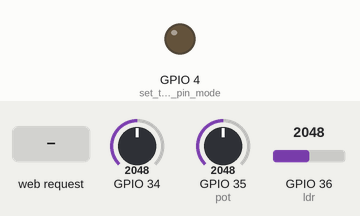
The sketch below on a simulated ESP32. Shown: output pins drawn as LEDs (lit = HIGH). The inputs (shaded band) are chosen by the test bench; at power-on: GPIO 34 = 2048, GPIO 35 (pot) = 2048, GPIO 36 (ldr) = 2048. WiFi joins after 1.5 s; servers stay silent unless stated; what the sketch prints to the serial monitor is not drawn.

Above: at 2.7 s.
2.8 s: HTTP request GET /H received
At 4.0 s:
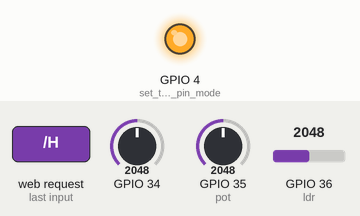
4.3 s: HTTP request GET /L received
At 5.1 s:
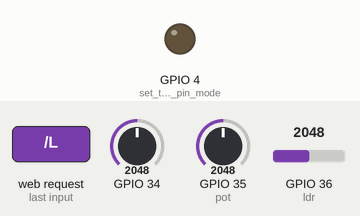
Timing chart, 0 to 7.3 s (numbered marks = the images above; inputs shaded):
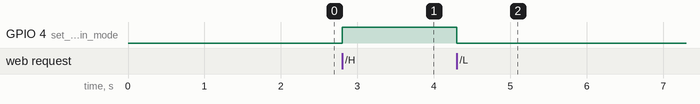

Measured:
- after the input at 2.8 s, GPIO 4 (set_the_LED_pin_mode): LOW → HIGH at once
- after the input at 4.3 s, GPIO 4 (set_the_LED_pin_mode): HIGH → LOW at once

The sketch:

ESP32SimpleWiFiServer.ino
```cpp
/*
  WiFi Web Server LED Blink

  A simple web server that lets you blink an LED via the web.
  This sketch will print the IP address of your WiFi Shield (once connected)
  to the Serial monitor. From there, you can open that address in a web browser
  to turn on and off the LED on pin 5.

  If the IP address of your shield is yourAddress:
  http://192.168.0.106/H turns the LED on
  http://yourAddress/L turns it off

  This example is written for a network using WPA encryption. For
  WEP or WPA, change the Wifi.begin() call accordingly.

  Circuit:
   WiFi shield attached
   LED attached to pin 5

  created for arduino 25 Nov 2012
  by Tom Igoe

  ported for sparkfun esp32
  31.01.2017 by Jan Hendrik Berlin

*/

#include <WiFi.h>

//const char* ssid     = "arduinoday";
//const char* password = "nazario1";
const char* ssid     = "Crescera automacao";
const char* password = "casadaautomacao";
//const char* ssid     = "CasaMN";
//const char* password = "caiorafael123";

WiFiServer server(80);
IPAddress ip;
IPAddress ip1;
IPAddress ip2;

void setup()
{
  Serial.begin(115200);
  pinMode(4, OUTPUT);      // set the LED pin mode

  delay(10);

  // We start by connecting to a WiFi network

  Serial.println();
  Serial.println();
  Serial.print("Connecting to ");
  Serial.println(ssid);

  WiFi.begin(ssid, password);

  while (WiFi.status() != WL_CONNECTED) {
    delay(500);
    Serial.print(".");
  }

  Serial.println("");
  Serial.println("WiFi connected.");
  Serial.println("IP address: ");

  ip2 = WiFi.subnetMask();
  ip1 = WiFi.gatewayIP();


  IPAddress iplocal(ip1[0], ip1[1], ip1[2], 91);

  ip = iplocal;

  Serial.println(ip);

  WiFi.config(ip, ip1, ip2);


  server.begin();

}

int value = 0;

void loop() {
  WiFiClient client = server.available();   // listen for incoming clients

  if (client) {                             // if you get a client,
    Serial.println("New Client.");           // print a message out the serial port
    String currentLine = "";                // make a String to hold incoming data from the client
    while (client.connected()) {            // loop while the client's connected
      if (client.available()) {             // if there's bytes to read from the client,
        char c = client.read();             // read a byte, then
        Serial.write(c);                    // print it out the serial monitor
        if (c == '\n') {                    // if the byte is a newline character

          // if the current line is blank, you got two newline characters in a row.
          // that's the end of the client HTTP request, so send a response:
          if (currentLine.length() == 0) {
            // HTTP headers always start with a response code (e.g. HTTP/1.1 200 OK)
            // and a content-type so the client knows what's coming, then a blank line:

            /*   String s = "";
               s += "HTTP/1.1 200 OK\n";
               s += "Content-type:text/html\n";
               s += "\n";

               s += analogRead(35);
               s += ",";
               s += analogRead(34);
               s += ",";
               s += analogRead(36);

               client.println(s);

               Serial.println(s);*/

            client.println("HTTP/1.1 200 OK");
            client.println("Content-type:text/html");
            client.println();

            // the content of the HTTP response follows the header:
            //  client.print("Click <a href=\"/H\">here</a> to turn the LED on pin 5 on.<br>");
            //  client.print("Click <a href=\"/L\">here</a> to turn the LED on pin 5 off.<br>");

            client.print(analogRead(35));//pot
            client.print(",");

            int analogValue = analogRead(34);
            float millivolts = (analogValue / 2048.0) * 3300; //3300 is the voltage provided by NodeMCU
            float celsius = millivolts / 10;


            client.print(celsius);//som
            client.print(",");
            client.print(4095 - analogRead(36)); //ldr

            // The HTTP response ends with another blank line:
            client.println();
            // break out of the while loop:
            break;
          } else {    // if you got a newline, then clear currentLine:
            currentLine = "";
          }
        } else if (c != '\r') {  // if you got anything else but a carriage return character,
          currentLine += c;      // add it to the end of the currentLine
        }

        // Check to see if the client request was "GET /H" or "GET /L":
        if (currentLine.endsWith("GET /H")) {
          digitalWrite(4, HIGH);               // GET /H turns the LED on
        }
        if (currentLine.endsWith("GET /L")) {
          digitalWrite(4, LOW);                // GET /L turns the LED off
        }


      }
    }
    // close the connection:
    client.stop();
    Serial.println("Client Disconnected.");
  }
  //  Serial.print(micros());
  //Serial.print(",");
  /*  Serial.print(0);
    Serial.print(",");
    Serial.print(4100);
    Serial.print(",");
    Serial.print(analogRead(39));
    Serial.print(",");
    Serial.print(analogRead(34));
    Serial.print(",");
    Serial.print(analogRead(36));
    Serial.print(",");
    Serial.println(analogRead(35));*/
  //delay(10);
}
```
